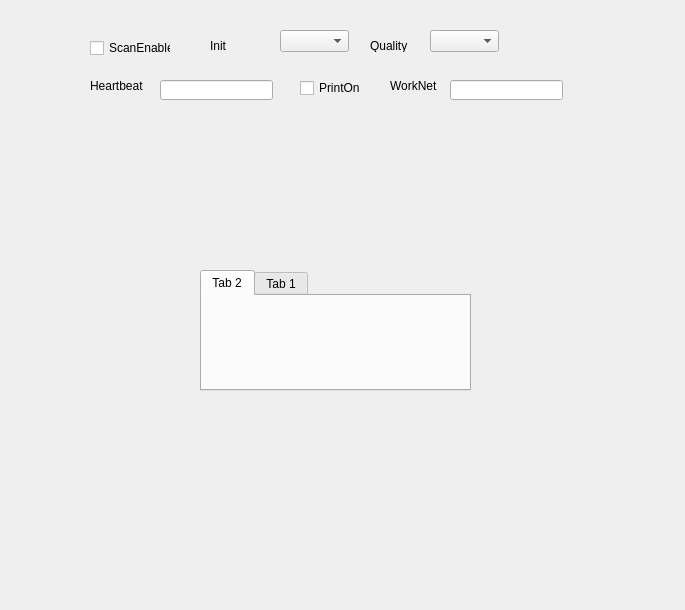
<?xml version="1.0" encoding="UTF-8"?>
<ui version="4.0">
 <class>CChannelParaConfigDialog</class>
 <widget class="QWidget" name="CChannelParaConfigDialog">
  <property name="geometry">
   <rect>
    <x>0</x>
    <y>0</y>
    <width>685</width>
    <height>610</height>
   </rect>
  </property>
  <property name="sizePolicy">
   <sizepolicy hsizetype="Minimum" vsizetype="Preferred">
    <horstretch>0</horstretch>
    <verstretch>0</verstretch>
   </sizepolicy>
  </property>
  <property name="windowTitle">
   <string>Channel Para Config</string>
  </property>
  <widget class="QCheckBox" name="checkBox">
   <property name="geometry">
    <rect>
     <x>90</x>
     <y>40</y>
     <width>81</width>
     <height>16</height>
    </rect>
   </property>
   <property name="sizePolicy">
    <sizepolicy hsizetype="Expanding" vsizetype="Fixed">
     <horstretch>0</horstretch>
     <verstretch>0</verstretch>
    </sizepolicy>
   </property>
   <property name="text">
    <string>ScanEnable</string>
   </property>
  </widget>
  <widget class="QLabel" name="label">
   <property name="geometry">
    <rect>
     <x>210</x>
     <y>40</y>
     <width>54</width>
     <height>12</height>
    </rect>
   </property>
   <property name="text">
    <string>Init</string>
   </property>
  </widget>
  <widget class="QComboBox" name="comboBox">
   <property name="geometry">
    <rect>
     <x>280</x>
     <y>30</y>
     <width>69</width>
     <height>22</height>
    </rect>
   </property>
  </widget>
  <widget class="QLabel" name="label_2">
   <property name="geometry">
    <rect>
     <x>370</x>
     <y>40</y>
     <width>54</width>
     <height>12</height>
    </rect>
   </property>
   <property name="text">
    <string>Quality</string>
   </property>
  </widget>
  <widget class="QComboBox" name="comboBox_2">
   <property name="geometry">
    <rect>
     <x>430</x>
     <y>30</y>
     <width>69</width>
     <height>22</height>
    </rect>
   </property>
  </widget>
  <widget class="QLabel" name="label_3">
   <property name="geometry">
    <rect>
     <x>90</x>
     <y>80</y>
     <width>54</width>
     <height>12</height>
    </rect>
   </property>
   <property name="text">
    <string>Heartbeat</string>
   </property>
  </widget>
  <widget class="QLineEdit" name="lineEdit">
   <property name="geometry">
    <rect>
     <x>160</x>
     <y>80</y>
     <width>113</width>
     <height>20</height>
    </rect>
   </property>
  </widget>
  <widget class="QCheckBox" name="checkBox_2">
   <property name="geometry">
    <rect>
     <x>300</x>
     <y>80</y>
     <width>81</width>
     <height>16</height>
    </rect>
   </property>
   <property name="sizePolicy">
    <sizepolicy hsizetype="Expanding" vsizetype="Fixed">
     <horstretch>0</horstretch>
     <verstretch>0</verstretch>
    </sizepolicy>
   </property>
   <property name="text">
    <string>PrintOn</string>
   </property>
  </widget>
  <widget class="QLabel" name="label_4">
   <property name="geometry">
    <rect>
     <x>390</x>
     <y>80</y>
     <width>54</width>
     <height>12</height>
    </rect>
   </property>
   <property name="text">
    <string>WorkNet</string>
   </property>
  </widget>
  <widget class="QLineEdit" name="lineEdit_2">
   <property name="geometry">
    <rect>
     <x>450</x>
     <y>80</y>
     <width>113</width>
     <height>20</height>
    </rect>
   </property>
  </widget>
  <widget class="QTabWidget" name="tabWidget">
   <property name="geometry">
    <rect>
     <x>200</x>
     <y>270</y>
     <width>271</width>
     <height>121</height>
    </rect>
   </property>
   <property name="currentIndex">
    <number>0</number>
   </property>
   <widget class="QWidget" name="tab_2">
    <attribute name="title">
     <string>Tab 2</string>
    </attribute>
   </widget>
   <widget class="QWidget" name="tab">
    <attribute name="title">
     <string>Tab 1</string>
    </attribute>
   </widget>
  </widget>
 </widget>
 <layoutdefault spacing="6" margin="11"/>
 <resources/>
 <connections/>
</ui>
